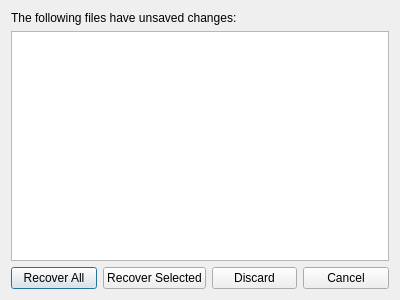
<?xml version="1.0" encoding="UTF-8"?>
<ui version="4.0">
 <class>RecoveryDialog</class>
 <widget class="QDialog" name="RecoveryDialog">
  <property name="geometry">
   <rect>
    <x>0</x>
    <y>0</y>
    <width>400</width>
    <height>300</height>
   </rect>
  </property>
  <property name="windowTitle">
   <string>Recover Files</string>
  </property>
  <layout class="QVBoxLayout" name="verticalLayout">
   <item>
    <widget class="QLabel" name="messageLabel">
     <property name="text">
      <string>The following files have unsaved changes:</string>
     </property>
    </widget>
   </item>
   <item>
    <widget class="QListWidget" name="fileListWidget"/>
   </item>
   <item>
    <layout class="QHBoxLayout" name="horizontalLayout">
     <item>
      <widget class="QPushButton" name="recoverAllButton">
       <property name="text">
        <string>Recover All</string>
       </property>
      </widget>
     </item>
     <item>
      <widget class="QPushButton" name="recoverSelectedButton">
       <property name="text">
        <string>Recover Selected</string>
       </property>
      </widget>
     </item>
     <item>
      <widget class="QPushButton" name="discardButton">
       <property name="text">
        <string>Discard</string>
       </property>
      </widget>
     </item>
     <item>
      <widget class="QPushButton" name="cancelButton">
       <property name="text">
        <string>Cancel</string>
       </property>
      </widget>
     </item>
    </layout>
   </item>
  </layout>
 </widget>
 <resources/>
 <connections/>
</ui> 
